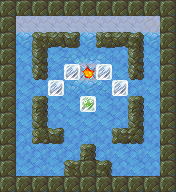

Tiled map render using the project's own tile images. Description and the map definition, with tile-layer contents summarised, below:
An orthogonal 11x12 tile map with 16x16 px tiles, 4 tile layers (Bottom, Floor, FloorTop, Blocks), 5 tilesets.

<map version="1.0" orientation="orthogonal" width="11" height="12" tilewidth="16" tileheight="16">
 <tileset firstgid="1" name="ground" tilewidth="16" tileheight="16">
  <image source="assets/tileset-ground.png" width="48" height="16" />
 </tileset>
 <tileset firstgid="4" name="misc" tilewidth="16" tileheight="16">
  <image source="assets/tileset-misc.png" width="64" height="16" />
  <tile id="3">
   <properties>
    <property name="goal" value="true" />
   </properties>
  </tile>
 </tileset>
 <tileset firstgid="8" name="pushblocks" tilewidth="16" tileheight="16">
  <image source="assets/tileset-pushblocks.png" width="48" height="16" />
  <tile id="1">
   <properties>
    <property name="goal" value="true" />
    <property name="sprite" value="assets/frozen.sprite" />
   </properties>
  </tile>
 </tileset>
 <tileset firstgid="11" name="rocks" tilewidth="16" tileheight="16">
  <properties>
   <property name="collision" value="true" />
  </properties>
  <image source="assets/tileset-rocks.png" width="256" height="48" />
 </tileset>
 <tileset firstgid="59" name="slippery" tilewidth="16" tileheight="16">
  <properties>
   <property name="slippery_block" value="true" />
   <property name="slippery_player" value="true" />
  </properties>
  <image source="assets/tileset-slippery.png" width="256" height="48" />
 </tileset>
 <layer name="Bottom" width="11" height="12">
  <data>[132 cells, 132 non-empty, 2 distinct tile ids]</data>
 </layer>
 <layer name="Floor" width="11" height="12">
  <properties>
   <property name="player_offset_y" value="-1" />
   <property name="player_sprite" value="assets/dino.sprite" />
   <property name="start_x" value="5" />
   <property name="start_y" value="1" />
  </properties>
  <data>[132 cells, 110 non-empty, 12 distinct tile ids]</data>
 </layer>
 <layer name="FloorTop" width="11" height="12">
  <data>[132 cells, 64 non-empty, 11 distinct tile ids]</data>
 </layer>
 <layer name="Blocks" width="11" height="12">
  <data>[132 cells, 5 non-empty, 2 distinct tile ids]</data>
 </layer>
</map>
